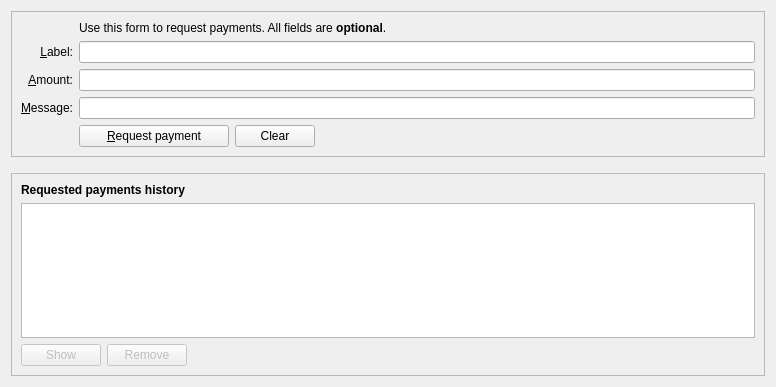
<?xml version="1.0" encoding="UTF-8"?>
<ui version="4.0">
 <class>ReceiveCoinsDialog</class>
 <widget class="QWidget" name="ReceiveCoinsDialog">
  <property name="geometry">
   <rect>
    <x>0</x>
    <y>0</y>
    <width>776</width>
    <height>387</height>
   </rect>
  </property>
  <layout class="QVBoxLayout" name="verticalLayout" stretch="0,0,1">
   <item>
    <widget class="QFrame" name="frame2">
     <property name="sizePolicy">
      <sizepolicy hsizetype="Preferred" vsizetype="Expanding">
       <horstretch>0</horstretch>
       <verstretch>0</verstretch>
      </sizepolicy>
     </property>
     <property name="frameShape">
      <enum>QFrame::StyledPanel</enum>
     </property>
     <property name="frameShadow">
      <enum>QFrame::Sunken</enum>
     </property>
     <layout class="QVBoxLayout" name="verticalLayout_3">
      <item>
       <layout class="QGridLayout" name="gridLayout">
        <item row="6" column="0">
         <widget class="QLabel" name="label_3">
          <property name="toolTip">
           <string>An optional message to attach to the payment request, which will be displayed when the request is opened. Note: The message will not be sent with the payment over the Cosanta network.</string>
          </property>
          <property name="text">
           <string>&amp;Message:</string>
          </property>
          <property name="alignment">
           <set>Qt::AlignRight|Qt::AlignTrailing|Qt::AlignVCenter</set>
          </property>
          <property name="buddy">
           <cstring>reqMessage</cstring>
          </property>
         </widget>
        </item>
        <item row="4" column="2">
         <widget class="QLineEdit" name="reqLabel">
          <property name="toolTip">
           <string>An optional label to associate with the new receiving address.</string>
          </property>
         </widget>
        </item>
        <item row="6" column="2">
         <widget class="QLineEdit" name="reqMessage">
          <property name="toolTip">
           <string>An optional message to attach to the payment request, which will be displayed when the request is opened.&lt;br&gt;Note: The message will not be sent with the payment over the Cosanta network.</string>
          </property>
         </widget>
        </item>
        <item row="2" column="2">
         <widget class="QLabel" name="label_5">
          <property name="text">
           <string>Use this form to request payments. All fields are &lt;b&gt;optional&lt;/b&gt;.</string>
          </property>
         </widget>
        </item>
        <item row="4" column="0">
         <widget class="QLabel" name="label_2">
          <property name="toolTip">
           <string>An optional label to associate with the new receiving address.</string>
          </property>
          <property name="text">
           <string>&amp;Label:</string>
          </property>
          <property name="alignment">
           <set>Qt::AlignRight|Qt::AlignTrailing|Qt::AlignVCenter</set>
          </property>
          <property name="buddy">
           <cstring>reqLabel</cstring>
          </property>
         </widget>
        </item>
        <item row="5" column="0">
         <widget class="QLabel" name="label">
          <property name="toolTip">
           <string>An optional amount to request. Leave this empty or zero to not request a specific amount.</string>
          </property>
          <property name="text">
           <string>&amp;Amount:</string>
          </property>
          <property name="alignment">
           <set>Qt::AlignRight|Qt::AlignTrailing|Qt::AlignVCenter</set>
          </property>
          <property name="buddy">
           <cstring>reqAmount</cstring>
          </property>
         </widget>
        </item>
        <item row="5" column="2">
         <widget class="BitcoinAmountField" name="reqAmount">
          <property name="minimumSize">
           <size>
            <width>80</width>
            <height>0</height>
           </size>
          </property>
          <property name="toolTip">
           <string>An optional amount to request. Leave this empty or zero to not request a specific amount.</string>
          </property>
         </widget>
        </item>
        <item row="7" column="2">
         <layout class="QHBoxLayout" name="horizontalLayout">
          <item>
           <widget class="QPushButton" name="receiveButton">
            <property name="minimumSize">
             <size>
              <width>150</width>
              <height>0</height>
             </size>
            </property>
            <property name="text">
             <string>&amp;Request payment</string>
            </property>
           </widget>
          </item>
          <item>
           <widget class="QPushButton" name="clearButton">
            <property name="sizePolicy">
             <sizepolicy hsizetype="Minimum" vsizetype="Fixed">
              <horstretch>0</horstretch>
              <verstretch>0</verstretch>
             </sizepolicy>
            </property>
            <property name="toolTip">
             <string>Clear all fields of the form.</string>
            </property>
            <property name="text">
             <string>Clear</string>
            </property>
            <property name="autoDefault">
             <bool>false</bool>
            </property>
           </widget>
          </item>
          <item>
           <spacer name="horizontalSpacer">
            <property name="orientation">
             <enum>Qt::Horizontal</enum>
            </property>
            <property name="sizeHint" stdset="0">
             <size>
              <width>40</width>
              <height>20</height>
             </size>
            </property>
           </spacer>
          </item>
         </layout>
        </item>
        <item row="7" column="0">
         <widget class="QLabel" name="label_7">
          <property name="text">
           <string/>
          </property>
         </widget>
        </item>
       </layout>
      </item>
     </layout>
    </widget>
   </item>
   <item>
    <spacer name="verticalSpacer_2">
     <property name="orientation">
      <enum>Qt::Vertical</enum>
     </property>
     <property name="sizeHint" stdset="0">
      <size>
       <width>20</width>
       <height>10</height>
      </size>
     </property>
    </spacer>
   </item>
   <item>
    <widget class="QFrame" name="frame">
     <property name="sizePolicy">
      <sizepolicy hsizetype="Preferred" vsizetype="Expanding">
       <horstretch>0</horstretch>
       <verstretch>0</verstretch>
      </sizepolicy>
     </property>
     <property name="frameShape">
      <enum>QFrame::StyledPanel</enum>
     </property>
     <property name="frameShadow">
      <enum>QFrame::Raised</enum>
     </property>
     <layout class="QVBoxLayout" name="verticalLayout_2">
      <item>
       <widget class="QLabel" name="label_6">
        <property name="font">
         <font>
          <weight>75</weight>
          <bold>true</bold>
         </font>
        </property>
        <property name="text">
         <string>Requested payments history</string>
        </property>
       </widget>
      </item>
      <item>
       <widget class="QTableView" name="recentRequestsView">
        <property name="contextMenuPolicy">
         <enum>Qt::CustomContextMenu</enum>
        </property>
        <property name="tabKeyNavigation">
         <bool>false</bool>
        </property>
        <property name="sortingEnabled">
         <bool>true</bool>
        </property>
       </widget>
      </item>
      <item>
       <layout class="QHBoxLayout" name="horizontalLayout_2">
        <item>
         <widget class="QPushButton" name="showRequestButton">
          <property name="enabled">
           <bool>false</bool>
          </property>
          <property name="toolTip">
           <string>Show the selected request (does the same as double clicking an entry)</string>
          </property>
          <property name="text">
           <string>Show</string>
          </property>
          <property name="autoDefault">
           <bool>false</bool>
          </property>
         </widget>
        </item>
        <item>
         <widget class="QPushButton" name="removeRequestButton">
          <property name="enabled">
           <bool>false</bool>
          </property>
          <property name="toolTip">
           <string>Remove the selected entries from the list</string>
          </property>
          <property name="text">
           <string>Remove</string>
          </property>
          <property name="autoDefault">
           <bool>false</bool>
          </property>
         </widget>
        </item>
        <item>
         <spacer name="horizontalSpacer_2">
          <property name="orientation">
           <enum>Qt::Horizontal</enum>
          </property>
          <property name="sizeHint" stdset="0">
           <size>
            <width>40</width>
            <height>20</height>
           </size>
          </property>
         </spacer>
        </item>
       </layout>
      </item>
     </layout>
    </widget>
   </item>
  </layout>
 </widget>
 <customwidgets>
  <customwidget>
   <class>BitcoinAmountField</class>
   <extends>QLineEdit</extends>
   <header>bitcoinamountfield.h</header>
   <container>1</container>
  </customwidget>
 </customwidgets>
 <tabstops>
  <tabstop>reqLabel</tabstop>
  <tabstop>reqAmount</tabstop>
  <tabstop>reqMessage</tabstop>
  <tabstop>receiveButton</tabstop>
  <tabstop>clearButton</tabstop>
  <tabstop>recentRequestsView</tabstop>
  <tabstop>showRequestButton</tabstop>
  <tabstop>removeRequestButton</tabstop>
 </tabstops>
 <resources>
  <include location="../cosanta.qrc"/>
 </resources>
 <connections/>
</ui>
